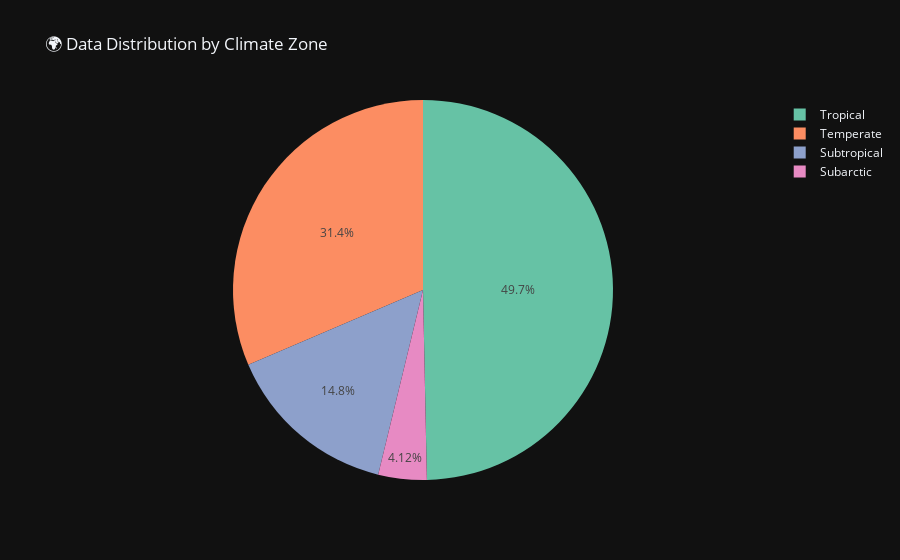

This figure's notebook cell:
### Markdown cell above
## 1. Climate Zone Classification

### Code cell
# Define climate zones based on latitude
def get_climate_zone(lat):
    lat = abs(lat)
    if lat < 23.5:
        return 'Tropical'
    elif lat < 35:
        return 'Subtropical'
    elif lat < 55:
        return 'Temperate'
    elif lat < 66.5:
        return 'Subarctic'
    else:
        return 'Polar'

def get_hemisphere(lat):
    return 'Northern' if lat >= 0 else 'Southern'

df['climate_zone'] = df['latitude'].apply(get_climate_zone)
df['hemisphere'] = df['latitude'].apply(get_hemisphere)

# Climate zone distribution
zone_counts = df['climate_zone'].value_counts()
fig = px.pie(values=zone_counts.values, names=zone_counts.index,
             title='🌍 Data Distribution by Climate Zone',
             color_discrete_sequence=px.colors.qualitative.Set2)
fig.update_layout(template='plotly_dark')
fig.show()

### Figure 1 — Plotly figure (JSON) as saved in the notebook; plotly's stock layout.template omitted (floating-point values rounded to 4 significant figures)
{"data": [{"domain": {"x": [0, 1], "y": [0, 1]}, "hovertemplate": "label=%{label}<br>value=%{value}<extra></extra>", "labels": ["Tropical", "Temperate", "Subtropical", "Subarctic"], "legendgroup": "", "name": "", "showlegend": true, "type": "pie", "values": [56729, 35901, 16869, 4704]}], "layout": {"legend": {"tracegroupgap": 0}, "piecolorway": ["rgb(102,194,165)", "rgb(252,141,98)", "rgb(141,160,203)", "rgb(231,138,195)", "rgb(166,216,84)", "rgb(255,217,47)", "rgb(229,196,148)", "rgb(179,179,179)"], "title": {"text": "🌍 Data Distribution by Climate Zone"}}}
